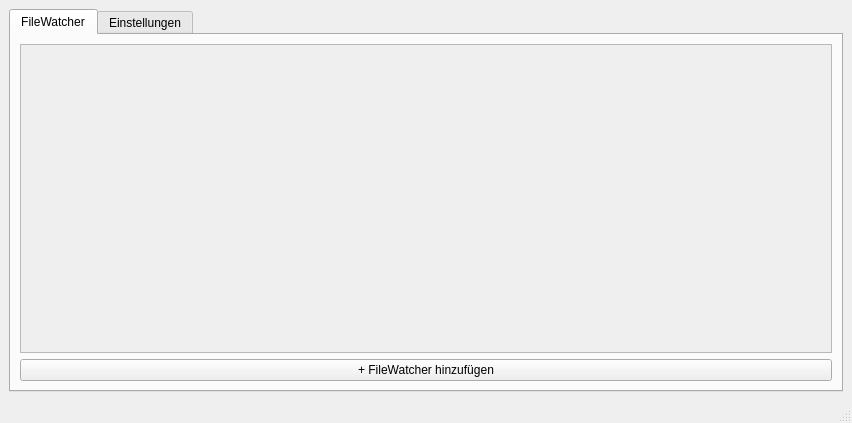
<?xml version="1.0" encoding="UTF-8"?>
<ui version="4.0">
 <class>MainWindow</class>
 <widget class="QMainWindow" name="MainWindow">
  <property name="geometry">
   <rect>
    <x>0</x>
    <y>0</y>
    <width>852</width>
    <height>423</height>
   </rect>
  </property>
  <property name="windowTitle">
   <string>MainWindow</string>
  </property>
  <widget class="QWidget" name="centralwidget">
   <layout class="QVBoxLayout" name="verticalLayout">
    <item>
     <widget class="QTabWidget" name="tabWidget">
      <property name="focusPolicy">
       <enum>Qt::WheelFocus</enum>
      </property>
      <property name="currentIndex">
       <number>0</number>
      </property>
      <widget class="QWidget" name="tab">
       <attribute name="title">
        <string>FileWatcher</string>
       </attribute>
       <layout class="QVBoxLayout" name="verticalLayout_3">
        <item>
         <widget class="QScrollArea" name="scrollArea">
          <property name="widgetResizable">
           <bool>true</bool>
          </property>
          <widget class="QWidget" name="scrollAreaWidgetContents">
           <property name="geometry">
            <rect>
             <x>0</x>
             <y>0</y>
             <width>810</width>
             <height>287</height>
            </rect>
           </property>
           <layout class="QVBoxLayout" name="verticalLayout_2">
            <item>
             <layout class="QVBoxLayout" name="verticalLayout_watchers"/>
            </item>
            <item>
             <spacer name="verticalSpacer">
              <property name="orientation">
               <enum>Qt::Vertical</enum>
              </property>
              <property name="sizeHint" stdset="0">
               <size>
                <width>20</width>
                <height>258</height>
               </size>
              </property>
             </spacer>
            </item>
           </layout>
          </widget>
         </widget>
        </item>
        <item>
         <widget class="QPushButton" name="pushButton_addWatcher">
          <property name="text">
           <string>+ FileWatcher hinzufügen</string>
          </property>
         </widget>
        </item>
       </layout>
      </widget>
      <widget class="QWidget" name="tab_2">
       <attribute name="title">
        <string>Einstellungen</string>
       </attribute>
       <layout class="QVBoxLayout" name="verticalLayout_4">
        <item>
         <widget class="QGroupBox" name="groupBox">
          <property name="title">
           <string>PDFtoPrinter.exe Pfad wählen</string>
          </property>
          <layout class="QHBoxLayout" name="horizontalLayout">
           <item>
            <widget class="QLabel" name="label_pdfPrinterExePath">
             <property name="text">
              <string/>
             </property>
            </widget>
           </item>
           <item>
            <widget class="QPushButton" name="pushButton_choosePDPrinterPath">
             <property name="sizePolicy">
              <sizepolicy hsizetype="Maximum" vsizetype="Fixed">
               <horstretch>0</horstretch>
               <verstretch>0</verstretch>
              </sizepolicy>
             </property>
             <property name="text">
              <string>Pfad wählen</string>
             </property>
            </widget>
           </item>
          </layout>
         </widget>
        </item>
        <item>
         <widget class="QCheckBox" name="checkBox_autostart">
          <property name="text">
           <string>Autostart mit Windows</string>
          </property>
         </widget>
        </item>
        <item>
         <spacer name="verticalSpacer_2">
          <property name="orientation">
           <enum>Qt::Vertical</enum>
          </property>
          <property name="sizeHint" stdset="0">
           <size>
            <width>20</width>
            <height>40</height>
           </size>
          </property>
         </spacer>
        </item>
       </layout>
      </widget>
     </widget>
    </item>
   </layout>
  </widget>
  <widget class="QMenuBar" name="menubar">
   <property name="geometry">
    <rect>
     <x>0</x>
     <y>0</y>
     <width>852</width>
     <height>21</height>
    </rect>
   </property>
  </widget>
  <widget class="QStatusBar" name="statusbar"/>
 </widget>
 <resources/>
 <connections/>
</ui>
